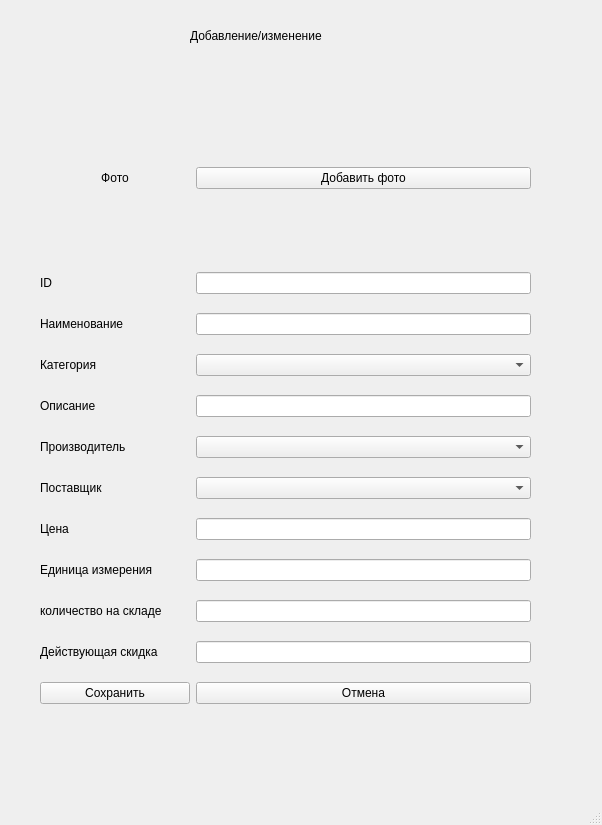
<?xml version="1.0" encoding="UTF-8"?>
<ui version="4.0">
 <class>MainWindow</class>
 <widget class="QMainWindow" name="MainWindow">
  <property name="geometry">
   <rect>
    <x>0</x>
    <y>0</y>
    <width>602</width>
    <height>825</height>
   </rect>
  </property>
  <property name="windowTitle">
   <string>MainWindow</string>
  </property>
  <widget class="QWidget" name="centralwidget">
   <widget class="QLabel" name="label">
    <property name="geometry">
     <rect>
      <x>190</x>
      <y>20</y>
      <width>171</width>
      <height>31</height>
     </rect>
    </property>
    <property name="text">
     <string>Добавление/изменение</string>
    </property>
   </widget>
   <widget class="QWidget" name="">
    <property name="geometry">
     <rect>
      <x>40</x>
      <y>90</y>
      <width>491</width>
      <height>631</height>
     </rect>
    </property>
    <layout class="QGridLayout" name="gridLayout">
     <item row="0" column="0">
      <widget class="QLabel" name="label_image_edit">
       <property name="minimumSize">
        <size>
         <width>150</width>
         <height>150</height>
        </size>
       </property>
       <property name="maximumSize">
        <size>
         <width>150</width>
         <height>150</height>
        </size>
       </property>
       <property name="text">
        <string>&lt;html&gt;&lt;head/&gt;&lt;body&gt;&lt;p align=&quot;center&quot;&gt;Фото&lt;/p&gt;&lt;/body&gt;&lt;/html&gt;</string>
       </property>
      </widget>
     </item>
     <item row="0" column="1">
      <widget class="QPushButton" name="pushButton_3">
       <property name="text">
        <string>Добавить фото</string>
       </property>
      </widget>
     </item>
     <item row="1" column="0">
      <widget class="QLabel" name="label_id">
       <property name="text">
        <string>ID</string>
       </property>
      </widget>
     </item>
     <item row="1" column="1">
      <widget class="QLineEdit" name="edit_id"/>
     </item>
     <item row="2" column="0">
      <widget class="QLabel" name="label_name">
       <property name="text">
        <string>Наименование</string>
       </property>
      </widget>
     </item>
     <item row="2" column="1">
      <widget class="QLineEdit" name="edit_name"/>
     </item>
     <item row="3" column="0">
      <widget class="QLabel" name="label_4">
       <property name="text">
        <string>Категория</string>
       </property>
      </widget>
     </item>
     <item row="3" column="1">
      <widget class="QComboBox" name="combo_category"/>
     </item>
     <item row="4" column="0">
      <widget class="QLabel" name="label_5">
       <property name="text">
        <string>Описание</string>
       </property>
      </widget>
     </item>
     <item row="4" column="1">
      <widget class="QLineEdit" name="edit_description"/>
     </item>
     <item row="5" column="0">
      <widget class="QLabel" name="label_6">
       <property name="text">
        <string>Производитель</string>
       </property>
      </widget>
     </item>
     <item row="5" column="1">
      <widget class="QComboBox" name="comboBox_manufacturer"/>
     </item>
     <item row="6" column="0">
      <widget class="QLabel" name="label_7">
       <property name="text">
        <string>Поставщик</string>
       </property>
      </widget>
     </item>
     <item row="6" column="1">
      <widget class="QComboBox" name="combo_supplier"/>
     </item>
     <item row="7" column="0">
      <widget class="QLabel" name="label_8">
       <property name="text">
        <string>Цена</string>
       </property>
      </widget>
     </item>
     <item row="7" column="1">
      <widget class="QLineEdit" name="edit_price"/>
     </item>
     <item row="8" column="0">
      <widget class="QLabel" name="label_11">
       <property name="text">
        <string>Единица измерения</string>
       </property>
      </widget>
     </item>
     <item row="8" column="1">
      <widget class="QLineEdit" name="edit_unit"/>
     </item>
     <item row="9" column="0">
      <widget class="QLabel" name="label_10">
       <property name="text">
        <string>количество на складе</string>
       </property>
      </widget>
     </item>
     <item row="9" column="1">
      <widget class="QLineEdit" name="edit_quantity"/>
     </item>
     <item row="10" column="0">
      <widget class="QLabel" name="label_9">
       <property name="text">
        <string>Действующая скидка</string>
       </property>
      </widget>
     </item>
     <item row="10" column="1">
      <widget class="QLineEdit" name="edit_discount"/>
     </item>
     <item row="11" column="0">
      <widget class="QPushButton" name="pushButton">
       <property name="text">
        <string>Сохранить</string>
       </property>
      </widget>
     </item>
     <item row="11" column="1">
      <widget class="QPushButton" name="pushButton_2">
       <property name="text">
        <string>Отмена</string>
       </property>
      </widget>
     </item>
    </layout>
   </widget>
  </widget>
  <widget class="QMenuBar" name="menubar">
   <property name="geometry">
    <rect>
     <x>0</x>
     <y>0</y>
     <width>602</width>
     <height>26</height>
    </rect>
   </property>
  </widget>
  <widget class="QStatusBar" name="statusbar"/>
 </widget>
 <resources/>
 <connections/>
</ui>
